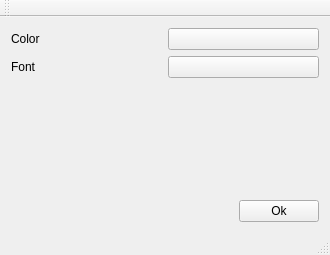
<?xml version="1.0" encoding="UTF-8"?>
<ui version="4.0">
 <class>MainWindow</class>
 <widget class="QMainWindow" name="MainWindow">
  <property name="geometry">
   <rect>
    <x>0</x>
    <y>0</y>
    <width>330</width>
    <height>255</height>
   </rect>
  </property>
  <property name="windowTitle">
   <string>MainWindow</string>
  </property>
  <widget class="QWidget" name="centralWidget">
   <layout class="QGridLayout" name="gridLayout_2">
    <item row="0" column="0">
     <layout class="QGridLayout" name="gridLayout">
      <item row="0" column="0">
       <layout class="QHBoxLayout" name="horizontalLayout">
        <item>
         <layout class="QVBoxLayout" name="verticalLayout">
          <item>
           <widget class="QLabel" name="label">
            <property name="text">
             <string>Color</string>
            </property>
            <property name="buddy">
             <cstring>pushButtonColor</cstring>
            </property>
           </widget>
          </item>
          <item>
           <widget class="QLabel" name="label_2">
            <property name="text">
             <string>Font</string>
            </property>
            <property name="buddy">
             <cstring>pushButton_2</cstring>
            </property>
           </widget>
          </item>
         </layout>
        </item>
        <item>
         <layout class="QVBoxLayout" name="verticalLayout_2">
          <item>
           <widget class="ColorButton" name="pushButtonColor">
            <property name="text">
             <string/>
            </property>
           </widget>
          </item>
          <item>
           <widget class="FontButton" name="pushButton_2">
            <property name="text">
             <string/>
            </property>
           </widget>
          </item>
         </layout>
        </item>
       </layout>
      </item>
      <item row="1" column="0">
       <spacer name="verticalSpacer">
        <property name="orientation">
         <enum>Qt::Vertical</enum>
        </property>
        <property name="sizeHint" stdset="0">
         <size>
          <width>20</width>
          <height>40</height>
         </size>
        </property>
       </spacer>
      </item>
      <item row="2" column="0">
       <layout class="QHBoxLayout" name="horizontalLayout_2">
        <item>
         <spacer name="horizontalSpacer">
          <property name="orientation">
           <enum>Qt::Horizontal</enum>
          </property>
          <property name="sizeHint" stdset="0">
           <size>
            <width>40</width>
            <height>20</height>
           </size>
          </property>
         </spacer>
        </item>
        <item>
         <widget class="QPushButton" name="pushButtonOk">
          <property name="text">
           <string>Ok</string>
          </property>
         </widget>
        </item>
       </layout>
      </item>
     </layout>
    </item>
   </layout>
  </widget>
  <widget class="QMenuBar" name="menuBar">
   <property name="geometry">
    <rect>
     <x>0</x>
     <y>0</y>
     <width>330</width>
     <height>22</height>
    </rect>
   </property>
  </widget>
  <widget class="QToolBar" name="mainToolBar">
   <attribute name="toolBarArea">
    <enum>TopToolBarArea</enum>
   </attribute>
   <attribute name="toolBarBreak">
    <bool>false</bool>
   </attribute>
  </widget>
  <widget class="QStatusBar" name="statusBar"/>
 </widget>
 <layoutdefault spacing="6" margin="11"/>
 <customwidgets>
  <customwidget>
   <class>ColorButton</class>
   <extends>QPushButton</extends>
   <header>colorbutton.h</header>
  </customwidget>
  <customwidget>
   <class>FontButton</class>
   <extends>QPushButton</extends>
   <header>fontbutton.h</header>
  </customwidget>
 </customwidgets>
 <resources/>
 <connections/>
</ui>
